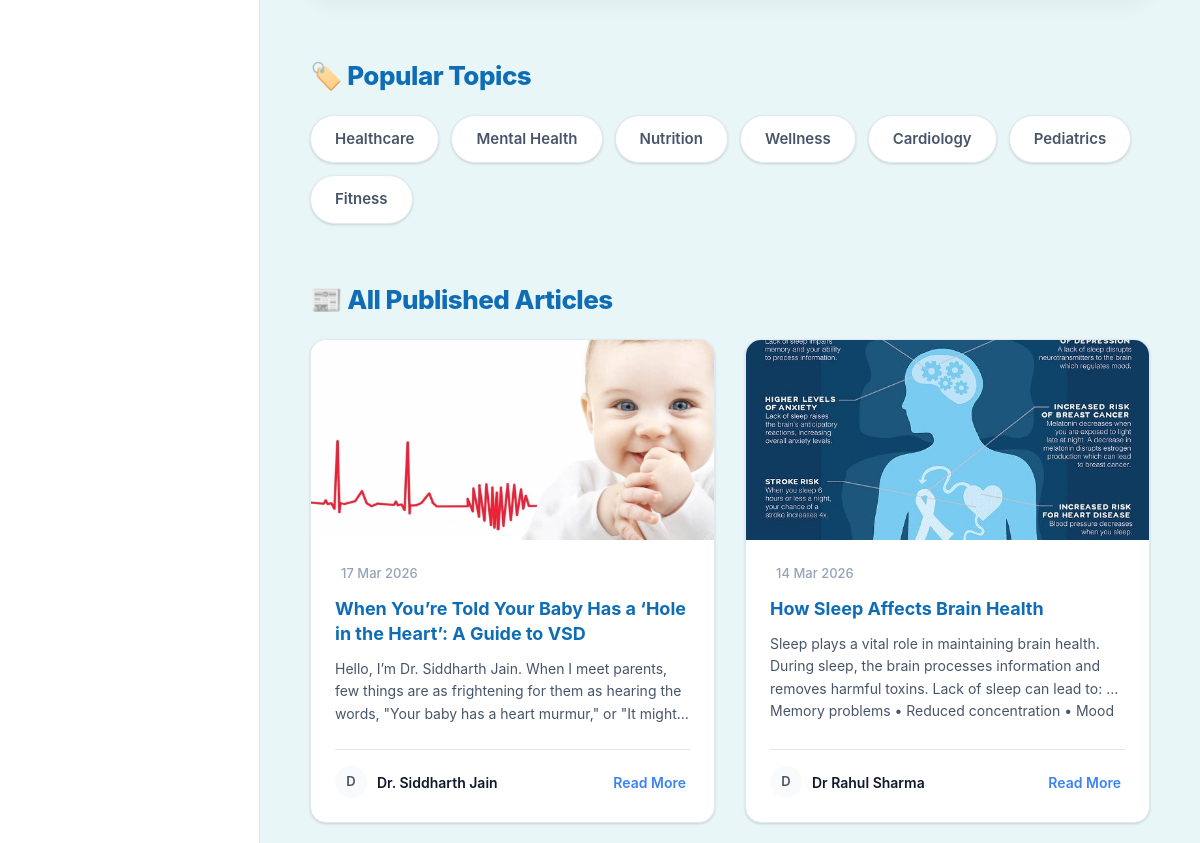
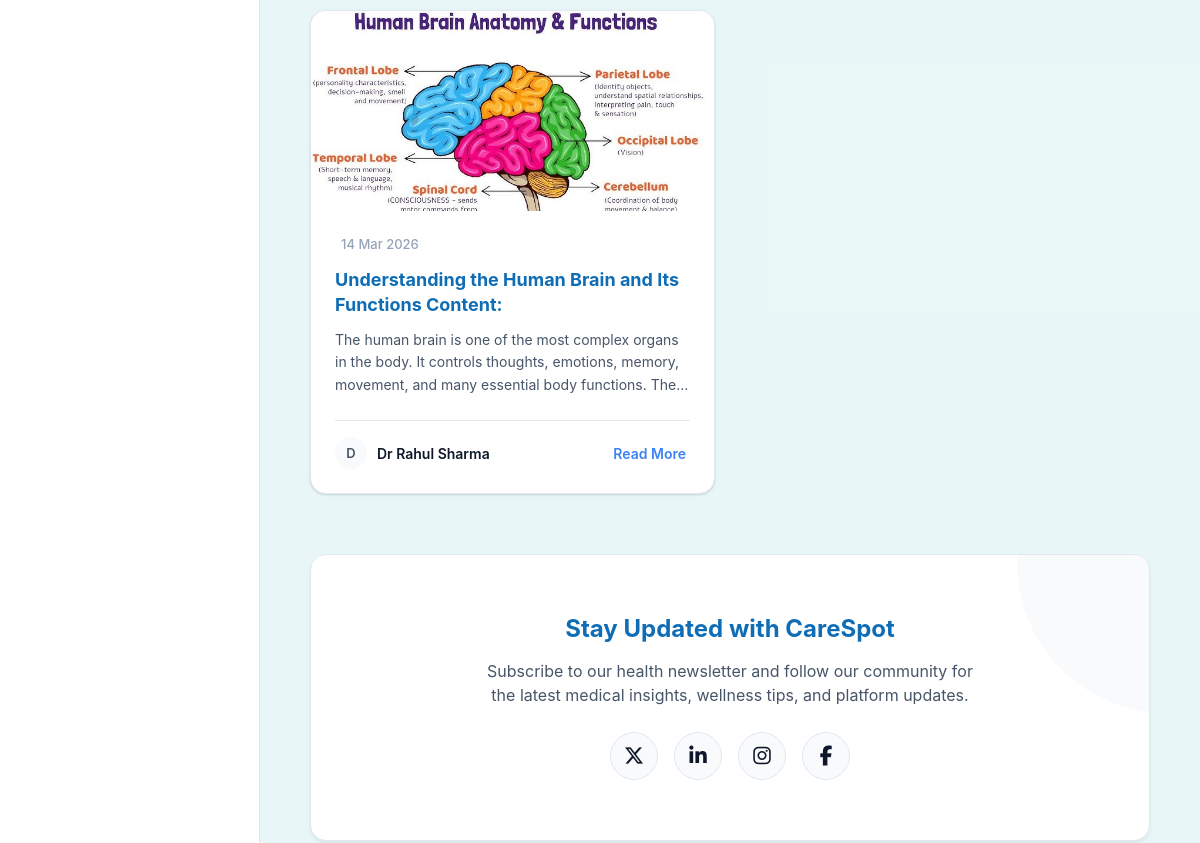
Before: /home/ (middle part) with the older database file (2 pictures, top to bottom).
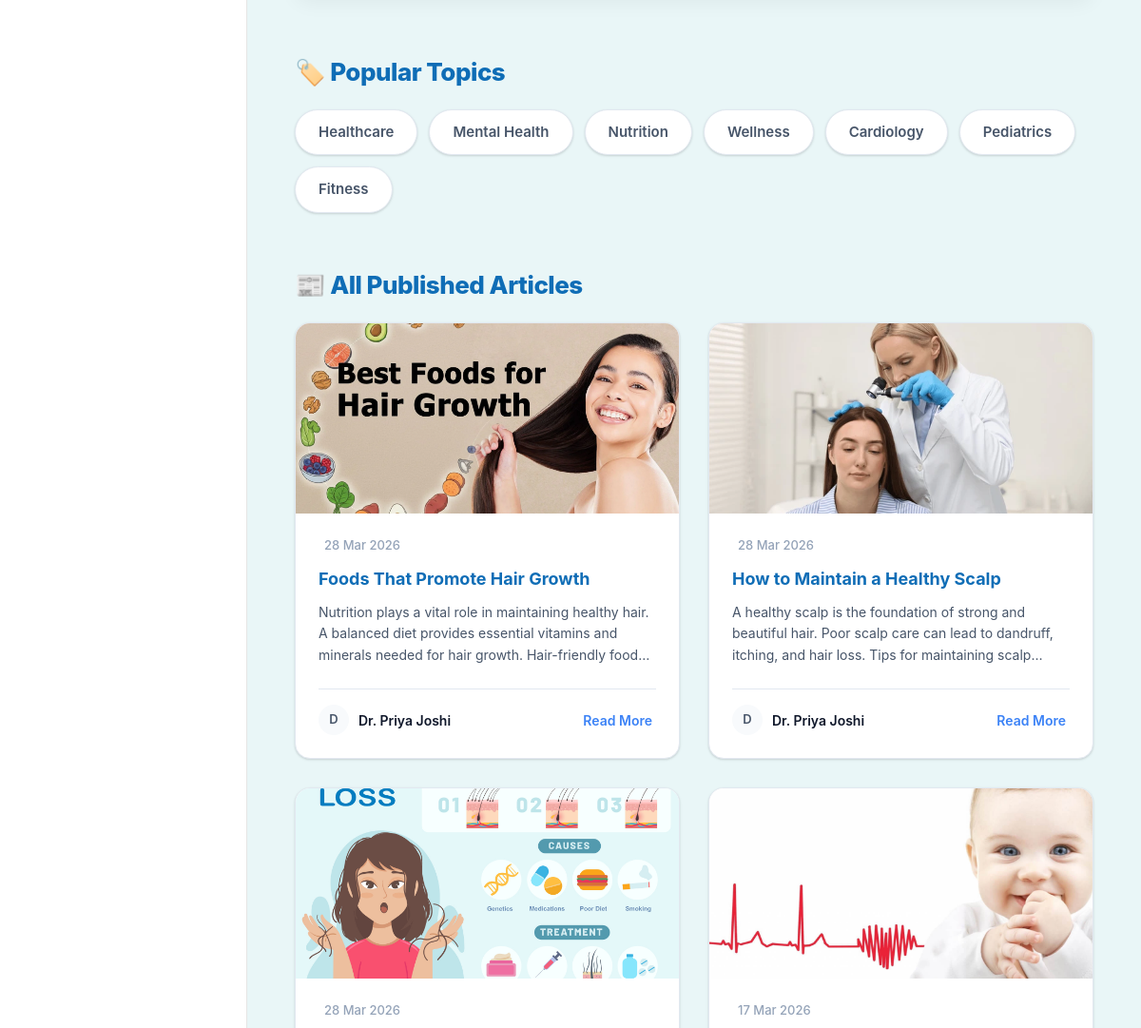
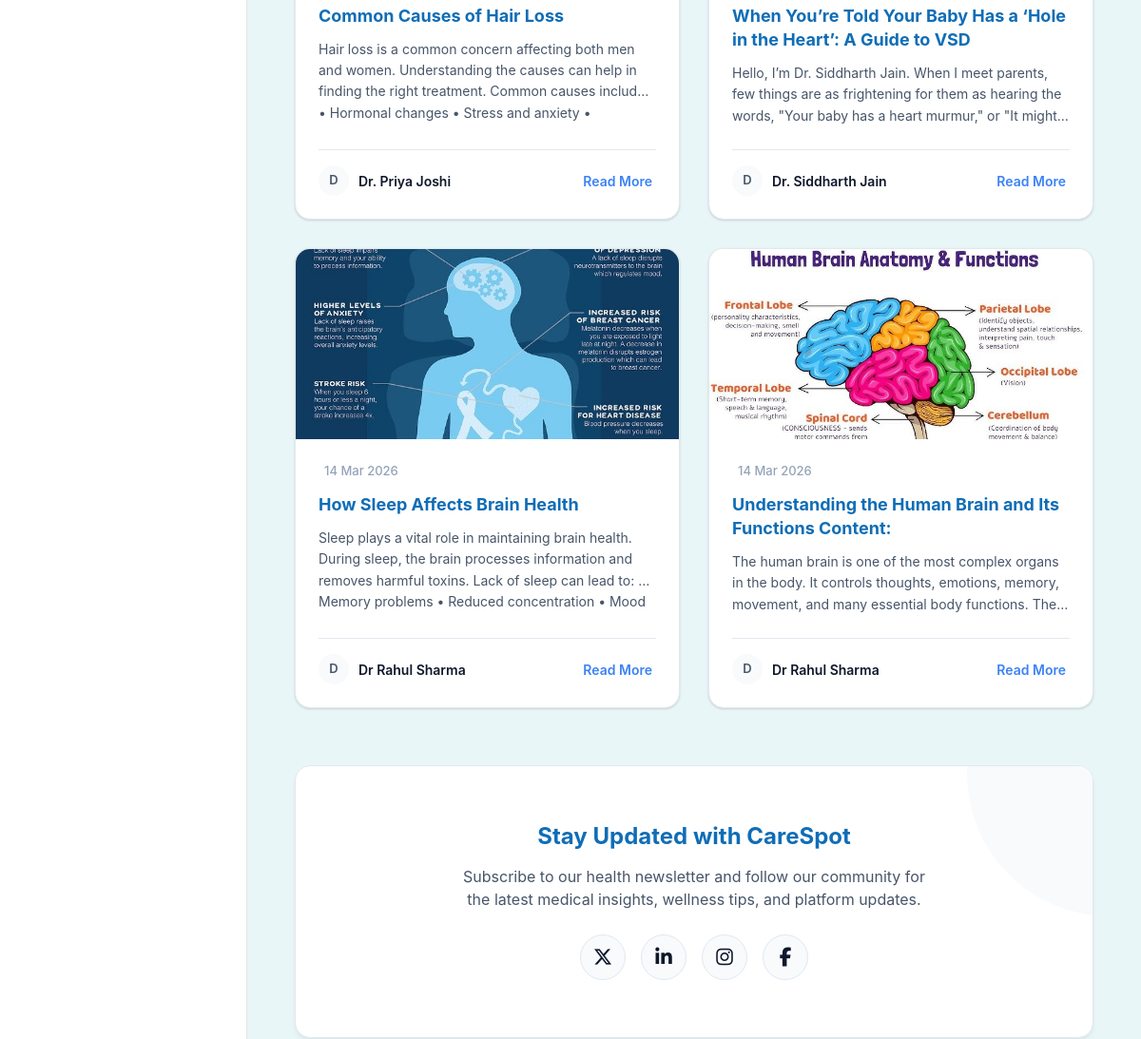
After: the same page with the newer database file (2 pictures, top to bottom).
### user/models.py (models this page shows, shortened)
class tblDoctorPost(models.Model):
    doctorPostID=models.AutoField(primary_key=True)
    doctorID=models.ForeignKey(tblDoctor,on_delete=models.CASCADE)
    title=models.TextField(max_length=100)
    description=models.TextField(max_length=500)
    thumbnail=models.ImageField(upload_to='images/')
    createDT=models.DateTimeField(auto_now_add=True)

class tblDoctor(models.Model):
    doctorID=models.AutoField(primary_key=True)
    userID=models.ForeignKey(tblUser,on_delete=models.CASCADE)
    displayName=models.TextField(max_length=50)
    displayContact=models.TextField(max_length=15)
    bio=models.TextField(max_length=500)
    subcategoryID=models.ForeignKey(tblSubcategory,on_delete=models.CASCADE)
    displayAddress=models.TextField(max_length=100)
    yearOfExperience=models.IntegerField()
    licenseNo=models.TextField(max_length=50)
    documents=models.FileField(upload_to='doctor_documents/')
    mode=models.IntegerField(default=1)
    consultationFees=models.DecimalField(max_digits=10, decimal_places=2, default=500.00)
    approval_status = models.CharField(max_length=20, default='pending', choices=[('pending', 'Pending'), ('approved', 'Approved'), ('rejected', 'Rejected')])

### user/views.py (the view)
# urls.py: path('home/',views.home , name='home'),
def home(request):
    user_id = request.session.get('user_id')
    is_following_anyone = False
    user = None
    c = None
    is_patient = False
    if user_id:
        user = tblUser.objects.filter(userID=user_id).first()
        if user:
            c = tblClient.objects.filter(userID=user.userID).first()
            if c:
                is_patient = True
    if is_patient:
        followed = tblFollow.objects.filter(userID=user).values_list('doctorID', flat=True)
        if followed.exists():
            is_following_anyone = True
            blogs = tblDoctorPost.objects.filter(doctorID__in=followed).order_by('-createDT')
        else:
            is_following_anyone = False
            blogs = tblDoctorPost.objects.none()
    else:
        blogs = tblDoctorPost.objects.all().order_by('-createDT')
    search_query = request.GET.get('search', '').strip()
    if search_query:
        blogs = blogs.filter(
            models.Q(title__icontains=search_query) |
            models.Q(description__icontains=search_query) |
            models.Q(doctorID__subcategoryID__subcategoryName__icontains=search_query)
        )
    c = None
    is_patient = False
    if user:
        c = tblClient.objects.filter(userID=user.userID).first()
        if c:
            is_patient = True
    if is_patient:
        base_template = 'patient_base.html'
    else:
        base_template = 'base.html'
    trending_blogs = tblDoctorPost.objects.annotate(
        comment_count=Count('tblcomments', distinct=True),
        review_count=Count('doctorID__tblreview', distinct=True)
    ).order_by('-comment_count', '-review_count', '-createDT')[:3]
    data = {
        'blogs': blogs,
        'trending_blogs': trending_blogs,
        'is_following_anyone': is_following_anyone,
        'recent_posts':tblDoctorPost.objects.all().order_by('-createDT')[:5],
        'user':user,
        'client':c,
        'base_template': base_template,
        'is_patient': is_patient,
        'search_query': search_query,
    }
    if request.headers.get('x-requested-with') == 'XMLHttpRequest':
        return render(request, 'home_results_partial.html', data)
    return render(request, 'home.html', data)# Create your views here.

### user/templates/home.html (shortened to what this page needs)
{% extends base_template %}
{% block content %}
<div class="home-container">
  <div id="dynamic-home-content">
    {% include 'home_results_partial.html' %}
  </div>
  <div class="section-spacing">
    <div class="connect-banner">
      <h3>Stay Updated with CareSpot</h3>
      <p>Subscribe to our health newsletter and follow our community for the latest medical insights, wellness tips, and platform updates.</p>
      <div class="connect-socials">
        <a href="#" class="connect-social-icon" title="Twitter"><i class="fa-brands fa-x-twitter"></i></a>
        <a href="#" class="connect-social-icon" title="LinkedIn"><i class="fa-brands fa-linkedin-in"></i></a>
        <a href="#" class="connect-social-icon" title="Instagram"><i class="fa-brands fa-instagram"></i></a>
        <a href="#" class="connect-social-icon" title="Facebook"><i class="fa-brands fa-facebook-f"></i></a>
      </div>
    </div>
  </div>
</div>
{% endblock %}

### user/templates/home_results_partial.html (shortened to what this page needs)
{% if not search_query %}
  <div class="section-spacing">
    <h2 class="section-title">🏷️ Popular Topics</h2>
    <div class="topics-wrap">
      <a href="?search=Healthcare" class="topic-pill">Healthcare</a>
      <a href="?search=Mental Health" class="topic-pill">Mental Health</a>
      <a href="?search=Nutrition" class="topic-pill">Nutrition</a>
      <a href="?search=Wellness" class="topic-pill">Wellness</a>
      <a href="?search=Cardiology" class="topic-pill">Cardiology</a>
      <a href="?search=Pediatrics" class="topic-pill">Pediatrics</a>
      <a href="?search=Fitness" class="topic-pill">Fitness</a>
    </div>
  </div>
  {% endif %}
  <div class="section-spacing">
    <h2 class="section-title">
        {% if search_query %}
            🔍 Search Results for "{{ search_query }}"
        {% else %}
            📰 All Published Articles
        {% endif %}
    </h2>
    {% if blogs or recent_posts %}
      <div class="grid-layout">
        {% for blog in blogs %}
          <a href="{% url 'doctorPostDetails' blog.doctorPostID %}" class="article-card">
            <div class="article-img-wrap">
              {% if blog.thumbnail %}
                <img src="{{blog.thumbnail.url}}" alt="{{blog.title}}" />
              {% else %}
                <img src="/static/images/blog-placeholder.jpg" alt="Placeholder" onerror="this.src='/static/images/blog-01a.jpg';" />
              {% endif %}
            </div>
            <div class="article-content">
              <div class="article-date">
                 {{blog.createDT|date:"d M Y"}}
              </div>
              <h3 class="article-title">{{blog.title}}</h3>
              <p class="article-desc">{{blog.description}}</p>
              <div class="article-footer">
                <div class="article-author">
                  <div class="article-author-avatar">
                    {{blog.doctorID.displayName|make_list|first|upper}}
                  </div>
                  <div class="article-author-name">{{blog.doctorID.displayName}}</div>
                </div>
                <div class="article-read-btn">
                  Read More
                </div>
              </div>
            </div>
          </a>
        {% endfor %}
      </div>
    {% endif %}
  </div>

Changed rows visible on the page:
added tblDoctorPost: thumbnail (picture), createDT "28 Mar 2026", title "Foods That Promote Hair Growth", description "Nutrition plays a vital role in maintaining healthy hair. A balanced diet provides essential vitamins and minerals needed for hair growth. Hair-friendly…", doctorID.displayName|make_list "D", doctorID.displayName "Dr. Priya Joshi"
added tblDoctorPost: thumbnail (picture), createDT "28 Mar 2026", title "How to Maintain a Healthy Scalp", description "A healthy scalp is the foundation of strong and beautiful hair. Poor scalp care can lead to dandruff, itching, and hair loss. Tips for maintaining…", doctorID.displayName|make_list "D", doctorID.displayName "Dr. Priya Joshi"
added tblDoctorPost: thumbnail (picture), createDT "28 Mar 2026", title "Common Causes of Hair Loss", description "Hair loss is a common concern affecting both men and women. Understanding the causes can help in finding the right treatment. Common causes include: • Hormonal changes • Stress and anxiety…", doctorID.displayName|make_list "D", doctorID.displayName "Dr. Priya Joshi"
